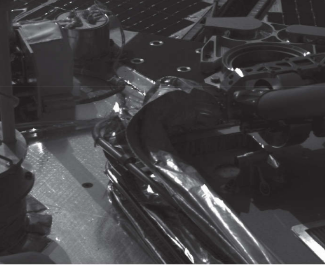
%> input picture Image Processing - Project II/Phoenix.PNG, 325 x 265 px
$ octave Project2_Q1.m   (GNU Octave 9; MATLAB toolbox functions it lacks are replaced by stand-ins)
%> lines starting %> are read from the running program, lines starting %| are printed output that depends on the picture
clc

clear all

close all

a=imread('Phoenix.PNG');
%> a is the input picture: size 265x325x3 uint8; mean R, G, B 66.6, 64.7, 66.6

b=rgb2gray(a);

subplot(2,2,1);

imshow(b);

title('Original Grayscale Image');

subplot(2,2,3);

imhist(b);

title('Histogram of Original Grayscale Image');

j=histeq(b);
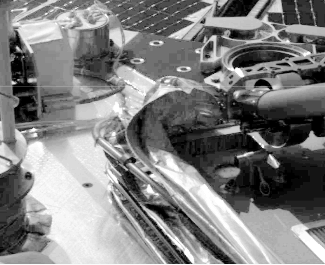
%> j: size 265x325 uint8; min 0, max 255, mean 127.8

subplot(2,2,2);

imshow(j);

title('Image after histogram equalization');

subplot(2,2,4);

imhist(j);

title('Histogram of image after histogram equalization');
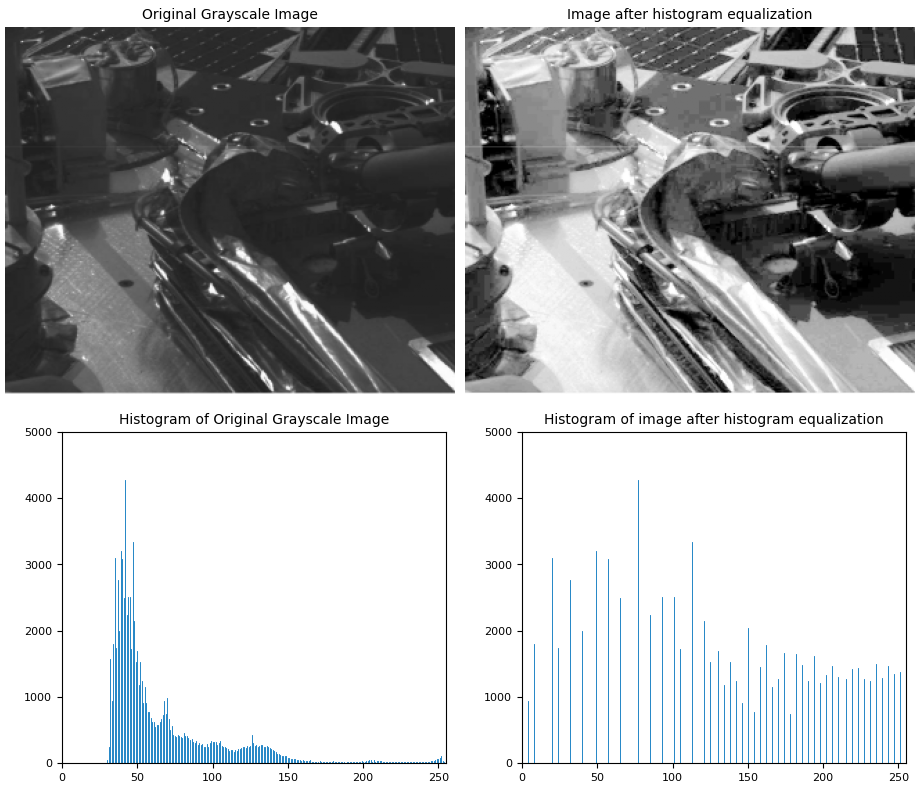
%> figure redrawn from the program's plot data, 4 panels
